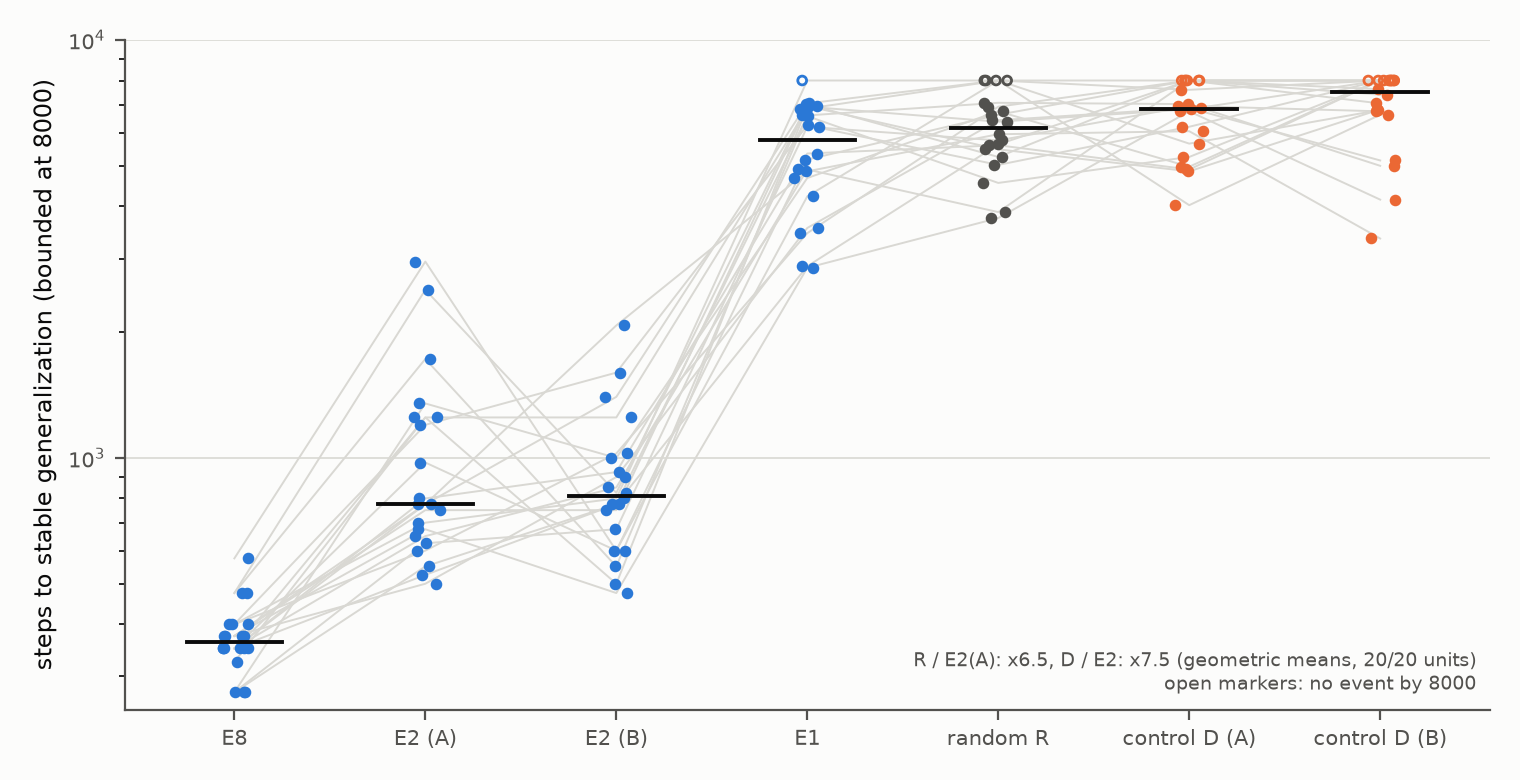

Recreate this plot in Python.
"""Figure 10 (draft, CONFIRMED block, short paper Result 2): engineered splits generalize earlier (R5, manifest 12a2db4, 20 fresh
units, addition mod 113, GPU). Per unit and arm the bounded time b = min(stable event, 8000) (event: test accuracy >= 0.95 at s,
s + 25 and s + 50 after train accuracy >= 0.99); open markers = no event by 8000 (plotted at the bound). Arms: uniform random split R,
engineered E1, E2 (target sets A and B), E8, and the per-output matched controls D (for A and B). Lines join the arms of a unit.
Geometric-mean ratios of the registered contrasts are printed from the frozen summary. Reads only R5_summary.json.
Output: fig10_r5_speed.png/.svg.
  python lab/paper/figures/fig10_r5_speed.py
"""
from __future__ import annotations

import json
from pathlib import Path

import matplotlib

matplotlib.use("Agg")
import matplotlib.pyplot as plt  # noqa: E402
import numpy as np  # noqa: E402

HERE = Path(__file__).resolve().parent
LAB = HERE.parents[1]
C1, C2, INK, MUTED, SURFACE, GRID = "#2a78d6", "#eb6834", "#0b0b0b", "#52514e", "#fcfcfb", "#d9d8d3"
ARMS = (("E8_0", "E8"), ("E2_0", "E2 (A)"), ("E2_1", "E2 (B)"), ("E1_0", "E1"), ("R", "random R"), ("D_0", "control D (A)"),
        ("D_1", "control D (B)"))


def main() -> None:
    r5 = json.loads((LAB / "confirm/R5_summary.json").read_text(encoding="utf-8"))
    rows = [r for r in r5["rows"] if not r.get("technical")]
    h = r5["hypotheses"]
    assert h["n"] == len(rows) == r5["n_planned"] == 20
    for key, _ in ARMS:                                   # medians must match the frozen descriptive block
        med = float(np.median([r["times"][key][0] for r in rows]))
        assert abs(med - h["descriptive"][key]["median_bounded"]) < 1e-9, (key, med)
    fig, ax = plt.subplots(figsize=(7.6, 3.9), facecolor=SURFACE)
    ax.set_facecolor(SURFACE)
    ax.grid(axis="y", color=GRID, linewidth=0.6)
    ax.set_axisbelow(True)
    for side in ("top", "right"):
        ax.spines[side].set_visible(False)
    for side in ("left", "bottom"):
        ax.spines[side].set_color(MUTED)
    x = np.arange(len(ARMS))
    for r in rows:
        ax.plot(x, [r["times"][k][0] for k, _ in ARMS], color=GRID, linewidth=0.7, zorder=1)
    rng = np.random.default_rng(10)
    for j, (k, _) in enumerate(ARMS):
        col = C1 if k.startswith("E") else (MUTED if k == "R" else C2)
        t = np.array([r["times"][k][0] for r in rows], float)
        seen = np.array([r["times"][k][1] for r in rows], bool)
        jit = j + rng.uniform(-0.08, 0.08, len(rows))
        ax.scatter(jit[seen], t[seen], s=10, color=col, zorder=2)
        ax.scatter(jit[~seen], t[~seen], s=10, facecolors="none", edgecolors=col, zorder=2)
        ax.plot([j - 0.25, j + 0.25], [np.median(t)] * 2, color=INK, linewidth=1.4, zorder=3)
    ax.set_yscale("log")
    ax.set_ylim(250, 10000)
    ax.set_xticks(x, [lab for _, lab in ARMS], fontsize=7.5, color=INK)
    ax.tick_params(colors=MUTED, labelsize=7.5)
    ax.set_ylabel("steps to stable generalization (bounded at 8000)", fontsize=8.5, color=INK)
    ax.text(0.99, 0.02, f"R / E2(A): x{h['H-ER']['ratio_geo']:.1f}, D / E2: x{h['H-ED']['ratio_geo']:.1f} (geometric means, 20/20 units)\n"
            "open markers: no event by 8000", transform=ax.transAxes, ha="right", va="bottom", fontsize=7, color=MUTED)
    fig.tight_layout()
    for ext in ("png", "svg"):
        fig.savefig(HERE / f"fig10_r5_speed.{ext}", dpi=200, facecolor=SURFACE)
    print("[fig10] written")


if __name__ == "__main__":
    main()
